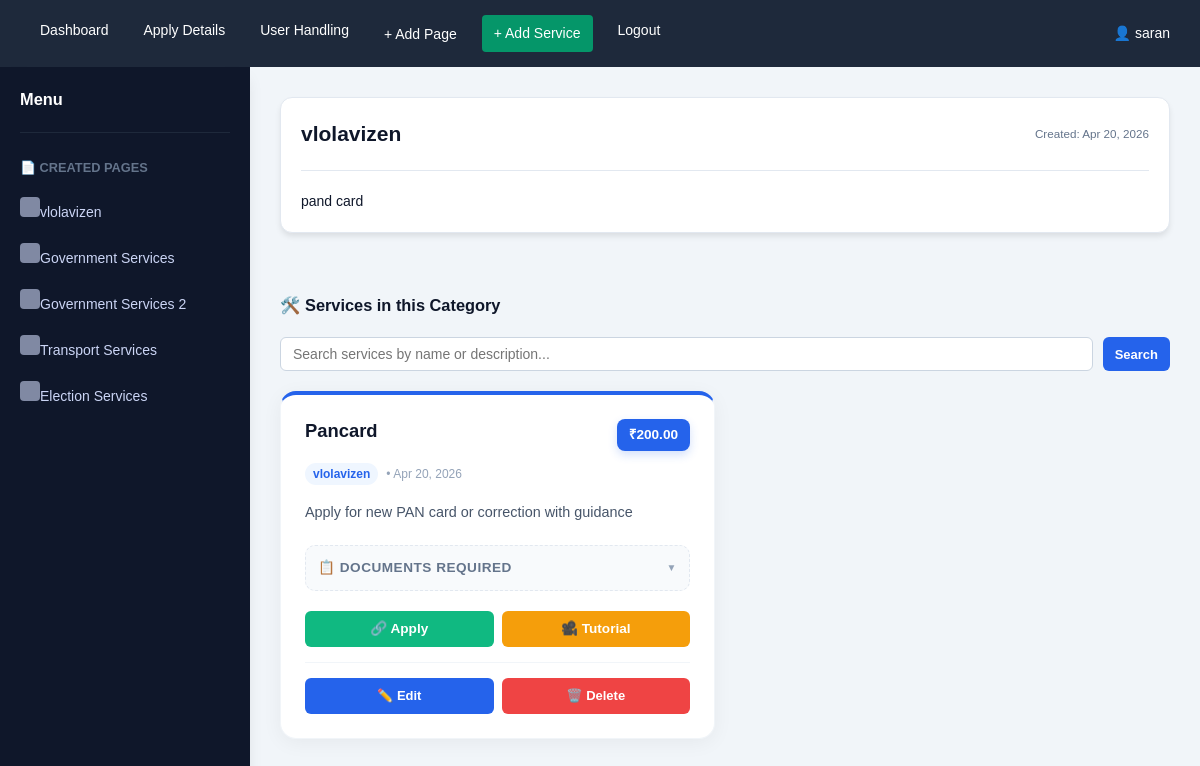
The app's page /adminsite/page/1/ (signed in), older data.
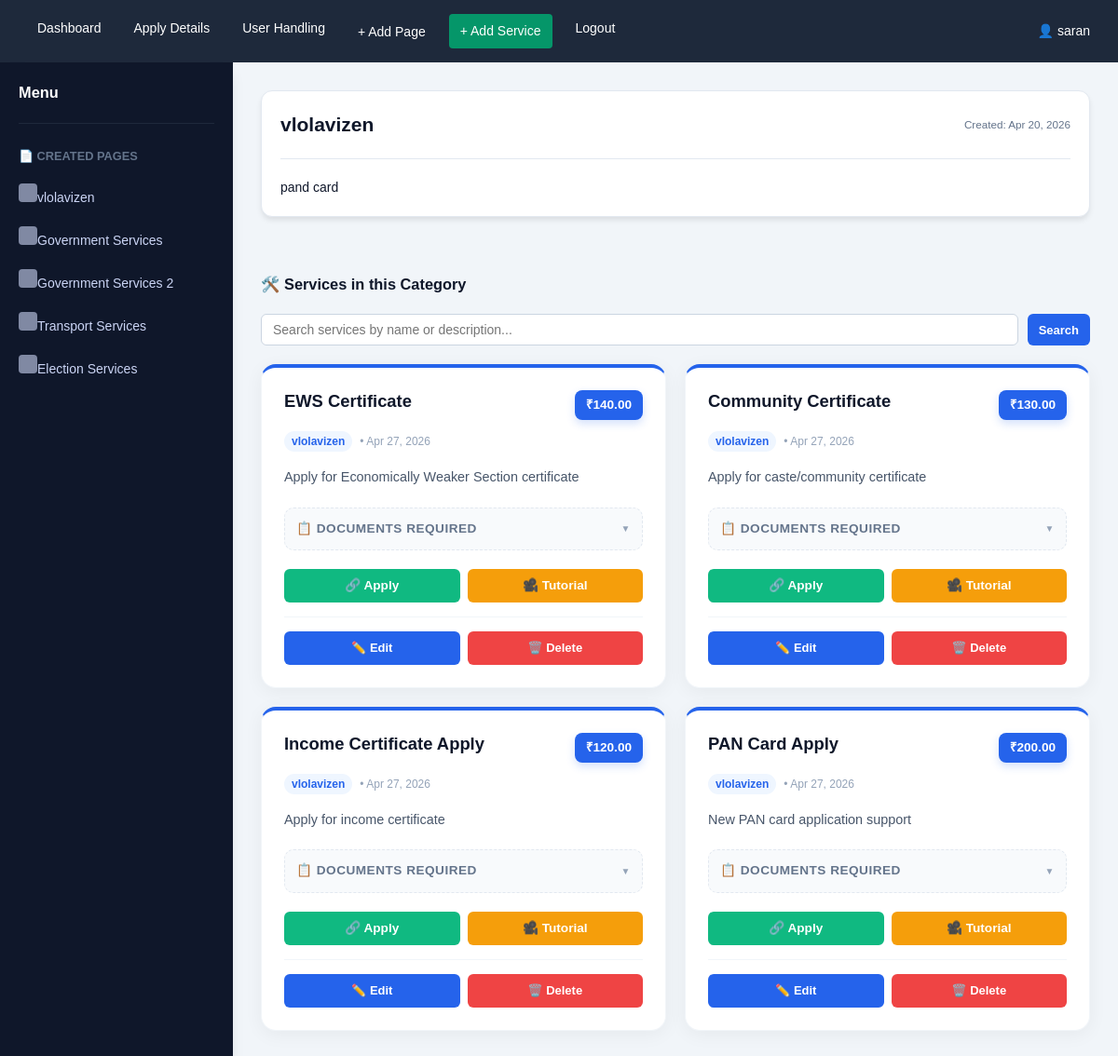
The same page, newer data.
### services/models.py (models this page shows, shortened)
class User(AbstractUser):
    ROLE_CHOICES = [
        ('ADMIN', 'Admin'),
        ('AGENT1', 'Agent1'),
        ('AGENT2', 'Agent2'),
        ('USER', 'User'),
    ]
    role = models.CharField(max_length=10, choices=ROLE_CHOICES, default='USER')
    mobile = models.CharField(max_length=15, blank=True, null=True)

class Page(models.Model):
    title = models.CharField(max_length=100)
    description = models.TextField()
    created_at = models.DateTimeField(auto_now_add=True)

class Service(models.Model):
    name = models.CharField(max_length=100)
    description = models.TextField()
    charges = models.DecimalField(max_digits=10, decimal_places=2, default=0.00, help_text="Service charges amount")
    documents_required = models.TextField(blank=True, help_text="List of required documents")
    tutorial_link = models.URLField(blank=True, help_text="YouTube or tutorial video link")
    apply_link = models.URLField(blank=True, help_text="Link to apply for this service")
    page = models.ForeignKey('Page', on_delete=models.SET_NULL, null=True, blank=True, related_name='services', help_text="Assign to a specific page")
    created_at = models.DateTimeField(auto_now_add=True)

### services/views.py (the view)
# urls.py: path('adminsite/page/<int:page_id>/', views.view_custom_page, name='view_custom_page'),
@login_required
@role_required(['ADMIN', 'USER', 'AGENT1', 'AGENT2'])
def view_custom_page(request, page_id):
    page = get_object_or_404(Page, id=page_id)
    pages = Page.objects.all()
    services = Service.objects.filter(page=page).order_by('-id')
    search_query = request.GET.get('search_services')
    if search_query:
        services = services.filter(Q(name__icontains=search_query) | Q(description__icontains=search_query))
    template_name = 'admin-site/dynamic_page.html'
    if request.user.role == 'AGENT1':
        template_name = 'agent1-site/dynamic_page.html'
    return render(request, template_name, {
        'page': page,
        'pages': pages,
        'services': services,
        'search_query_services': search_query, # Pass back for input value
    })

### services/context_processors.py (called while the page is built)
def admin_pages(request):
    if request.path.startswith('/adminsite/'):
        return {'pages': Page.objects.all()}
    return {'pages': []}

### services/views.py (called while the page is built, shortened)
def role_required(allowed_roles):
    def decorator(view_func):
        @wraps(view_func)
        def _wrapped_view(request, *args, **kwargs):
            if not request.user.is_authenticated:
                return redirect(reverse('login') + '?next=' + request.path)
            is_permitted = request.user.role in allowed_roles
            if 'ADMIN' in allowed_roles and (request.user.is_staff or request.user.is_superuser):
                is_permitted = True
            return view_func(request, *args, **kwargs)
        return _wrapped_view
    return decorator

### services/templates/admin-site/dynamic_page.html (shortened to what this page needs)
{% extends 'admin-site/admin_base.html' %}
{% block content %}
<div class="card" style="margin-bottom: 30px;">
    <div class="flex items-center justify-between">
        <h2>{{ page.title }}</h2>
        <small style="color: #64748b;">Created: {{ page.created_at|date:"M d, Y" }}</small>
    </div>
    <hr style="margin: 20px 0; border: 0; border-top: 1px solid #e2e8f0;">
    <div class="content-body">
        {{ page.description|linebreaks }}
    </div>
</div>
<div style="margin-top: 30px;">
    <div style="display: flex; justify-content: space-between; align-items: center; margin-bottom: 20px;">
        <h3 style="margin: 0; color: #0f172a;">🛠️ Services in this Category</h3>
    </div>
    <div style="margin-bottom: 20px; display: flex; gap: 10px; align-items: center;">
        <form method="get" action="{% url 'view_custom_page' page.id %}" class="responsive-search-form" style="display: flex; gap: 10px; width: 100%;">
            <input type="text" name="search_services" placeholder="Search services by name or description..."
                   value="{{ search_query_services|default:'' }}"
                   style="flex-grow: 1; padding: 8px 12px; border: 1px solid #cbd5e1; border-radius: 6px;">
            <button type="submit" class="btn btn-small" style="background-color: #2563eb;">Search</button>
        </form>
    </div>
    {% if services %}
    <div style="display: grid; grid-template-columns: repeat(auto-fill, minmax(300px, 1fr)); gap: 20px;">
        {% for service in services %}
        <div style="background: white; border-radius: 16px; padding: 24px; box-shadow: 0 4px 20px rgba(0,0,0,0.05); border: 1px solid #f1f5f9; border-top: 4px solid #2563eb; display: flex; flex-direction: column; transition: all 0.3s cubic-bezier(0.4, 0, 0.2, 1);"
             onmouseover="this.style.transform='translateY(-8px)'; this.style.boxShadow='0 20px 25px -5px rgba(0, 0, 0, 0.1), 0 10px 10px -5px rgba(0, 0, 0, 0.04)';"
             onmouseout="this.style.transform='translateY(0)'; this.style.boxShadow='0 4px 20px rgba(0,0,0,0.05)';">
            <div style="display: flex; justify-content: space-between; align-items: flex-start; margin-bottom: 12px;">
                <h3 style="margin: 0; color: #0f172a; font-size: 1.15rem; font-weight: 800; line-height: 1.3;">{{ service.name }}</h3>
                <span style="background: #2563eb; color: white; font-weight: 700; padding: 6px 12px; border-radius: 8px; font-size: 0.85rem; box-shadow: 0 4px 10px rgba(37, 99, 235, 0.2);">₹{{ service.charges }}</span>
            </div>
            <div style="display: flex; align-items: center; gap: 8px; margin-bottom: 16px;">
                <span style="font-size: 0.75rem; color: #2563eb; background: #eff6ff; padding: 2px 8px; border-radius: 20px; font-weight: 600;">{{ service.page.title|default:"General" }}</span>
                <span style="font-size: 0.75rem; color: #94a3b8;">• {{ service.created_at|date:"M d, Y" }}</span>
            </div>
            <p style="color: #475569; font-size: 0.9rem; line-height: 1.6; margin-bottom: 20px; flex-grow: 1;">{{ service.description|truncatewords:20 }}</p>
            {% if service.documents_required %}
            <details style="background: #f8fafc; padding: 12px; border-radius: 10px; margin-bottom: 20px; border: 1px dashed #e2e8f0; cursor: pointer; transition: all 0.3s;">
                <summary style="font-size: 0.85rem; color: #64748b; text-transform: uppercase; letter-spacing: 0.5px; font-weight: 700; list-style: none; display: flex; justify-content: space-between; align-items: center;">
                    <span>📋 Documents Required</span>
                    <span style="font-size: 10px; color: #94a3b8;">▼</span>
                </summary>
            </details>
            {% endif %}
            <div style="display: flex; gap: 8px; margin-bottom: 15px;">
                {% if service.apply_link %}<a href="{{ service.apply_link }}" target="_blank" style="flex: 1; text-align: center; background: #10b981; color: white; text-decoration: none; padding: 8px; border-radius: 6px; font-size: 0.85rem; font-weight: 600;">🔗 Apply</a>{% endif %}
                {% if service.tutorial_link %}<a href="{{ service.tutorial_link }}" target="_blank" style="flex: 1; text-align: center; background: #f59e0b; color: white; text-decoration: none; padding: 8px; border-radius: 6px; font-size: 0.85rem; font-weight: 600;">🎥 Tutorial</a>{% endif %}
            </div>
            <div style="display: flex; gap: 8px; border-top: 1px solid #f1f5f9; padding-top: 15px;">
                <a href="{% url 'edit_service' service.id %}" class="btn" style="background: #2563eb; color: white; text-decoration: none; font-size: 13px; padding: 8px 12px; flex: 1; text-align: center;">✏️ Edit</a>
                <a href="{% url 'delete_service' service.id %}" class="btn" style="background: #ef4444; color: white; text-decoration: none; font-size: 13px; padding: 8px 12px; flex: 1; text-align: center;" onclick="return confirm('Are you sure?');">🗑️ Delete</a>
            </div>
        </div>
        {% endfor %}
    </div>
    {% else %}
    <p style="color: #64748b; font-style: italic;">No services have been assigned to this page yet.</p>
    {% endif %}
</div>
{% endblock %}

### services/templates/admin-site/admin_base.html (shortened to what this page needs)
{% load static %}
<!DOCTYPE html>
<html lang="en">
<head>
    <link rel="stylesheet" href="{% static 'services/css/style.css' %}">
</head>
<body>
<div class="top-navbar">
    <div class="nav-links">
        <a href="{% url 'admin_dashboard' %}">Dashboard</a>
        <a href="{% url 'apply_details' %}">Apply Details</a>
        <a href="{% url 'user_details' %}">User Handling</a>
        <button onclick="document.getElementById('addPageModal').classList.add('show')">+ Add Page</button>
        <a href="{% url 'add_service' %}"  style="background: #059669; padding: 8px 12px; border: none; color: white; border-radius: 4px; cursor: pointer;">+ Add Service</a>
        <a href="{% url 'admin_login' %}">Logout</a>
    </div>
    <div style="white-space: nowrap;">
        👤 {{ user.username }}
    </div>
</div>
<div class="dashboard-container">
    <aside class="sidebar">
        <h3>Menu</h3>
        <div class="sidebar-menu" style="margin-top: 20px; border-top: 1px solid #1e293b; padding-top: 10px;">
            <h4>📄 Created Pages</h4>
            {% if pages %}
                {% for p in pages %}
                    <a href="{% url 'view_custom_page' p.id %}">{{ p.title }}</a>
                {% endfor %}
            {% else %}
                <p style="color: #64748b; font-size: 13px; margin: 5px 0;">No pages created yet</p>
            {% endif %}
        </div>
    </aside>
    <div class="main-content">
        {% block content %}{% endblock %}
    </div>
</div>
</body>
</html>

### services/static/services/css/style.css (style rules this page uses)
:root { --primary: #2563eb; --primary-hover: #1d4ed8; --secondary: #64748b; --success: #10b981; --warning: #f59e0b; --danger: #ef4444; --info: #3b82f6; --background: #f8fafc; --card-bg: #ffffff; --dark-bg: #0f172a; --dark-card: #1e293b; --text-main: #0f172a; --text-muted: #64748b; --border: #e2e8f0; --shadow: 0 4px 6px -1px rgb(0 0 0 / 0.1); --shadow-lg: 0 10px 15px -3px rgb(0 0 0 / 0.1); }
* { margin: 0; padding: 0; box-sizing: border-box; }
html, body { height: 100%; }
body { background-color: var(--background); color: var(--text-main); font-family: 'Inter', system-ui, -apple-system, sans-serif; line-height: 1.5; font-size: 14px; }
.dashboard-container { display: flex; min-height: 100vh; background-color: var(--background); }
.sidebar { width: 260px; background: linear-gradient(135deg, #1e293b 0%, #0f172a 100%); color: white; padding: 20px; overflow-y: auto; box-shadow: var(--shadow-lg); transition: all 0.3s ease; position: sticky; top: 0; }
.main-content { flex: 1; overflow-y: auto; display: flex; flex-direction: column; }
.sidebar-menu { list-style: none; }
.sidebar-menu a { display: flex; align-items: center; gap: 12px; padding: 12px 16px; color: rgba(255, 255, 255, 0.8); text-decoration: none; border-radius: 8px; transition: all 0.3s ease; font-weight: 500; }
.sidebar-menu a::before { content: ''; display: inline-block; width: 20px; height: 20px; background: currentColor; border-radius: 4px; opacity: 0.6; }
.card { background: white; border: 1px solid var(--border); border-radius: 12px; padding: 20px; box-shadow: var(--shadow); transition: all 0.3s ease; animation: slideIn 0.4s ease-out; }
input[type="text"], input[type="email"], input[type="password"], input[type="number"], input[type="date"], input[type="time"], textarea, select { padding: 12px 14px; border: 1px solid var(--border); border-radius: 8px; font-size: 14px; font-family: inherit; background: white; color: var(--text-main); transition: all 0.3s ease; }
button, .btn { padding: 10px 20px; border: none; border-radius: 8px; font-size: 14px; font-weight: 600; cursor: pointer; transition: all 0.3s ease; display: inline-flex; align-items: center; justify-content: center; gap: 8px; text-decoration: none; }
.flex { display: flex; }
.justify-between { justify-content: space-between; }
.items-center { align-items: center; }

### services/templates/admin-site/admin_base.html (style rules this page uses)
body { margin: 0; font-family: Arial; }
.top-navbar { display: flex; justify-content: space-between; align-items: center; background: #1e293b; padding: 15px 30px; color: white; flex-wrap: wrap; gap: 10px; }
.nav-links { display: flex; gap: 15px; flex-wrap: wrap; }
.nav-links a, .nav-links button { color: white; text-decoration: none; font-weight: 500; cursor: pointer; background: none; border: none; padding: 5px 10px; border-radius: 4px; transition: background 0.3s; }
.dashboard-container { display: flex; }
.sidebar { width: 250px; background: #0f172a; color: white; min-height: 100vh; padding: 20px; overflow-y: auto; }
.sidebar-menu { margin-bottom: 20px; }
.sidebar-menu h4 { margin: 15px 0 10px 0; color: #64748b; font-size: 0.8rem; text-transform: uppercase; }
.sidebar-menu a, .sidebar-menu button { display: block; color: #cbd5f5; padding: 10px 0; text-decoration: none; border: none; background: none; cursor: pointer; font-size: 14px; transition: color 0.3s; }
.main-content { flex: 1; padding: 30px; background: #f1f5f9; }
.btn { background: #2563eb; color: white; padding: 10px 15px; border: none; border-radius: 6px; cursor: pointer; transition: background 0.3s; }
.btn-small { padding: 8px 12px; font-size: 13px; }

Row changes from the older to the newer data that the page shows:
removed Service: name "Pancard", charges "200.00", page "vlolavizen", created_at "Apr 20, 2026", description "Apply for new PAN card or correction with guidance"
added Service: name "EWS Certificate", charges "140.00", page "vlolavizen", created_at "Apr 27, 2026", description "Apply for Economically Weaker Section certificate"
added Service: name "Community Certificate", charges "130.00", page "vlolavizen", created_at "Apr 27, 2026", description "Apply for caste/community certificate"
added Service: name "Income Certificate Apply", charges "120.00", page "vlolavizen", created_at "Apr 27, 2026", description "Apply for income certificate"
added Service: name "PAN Card Apply", charges "200.00", page "vlolavizen", created_at "Apr 27, 2026", description "New PAN card application support"
